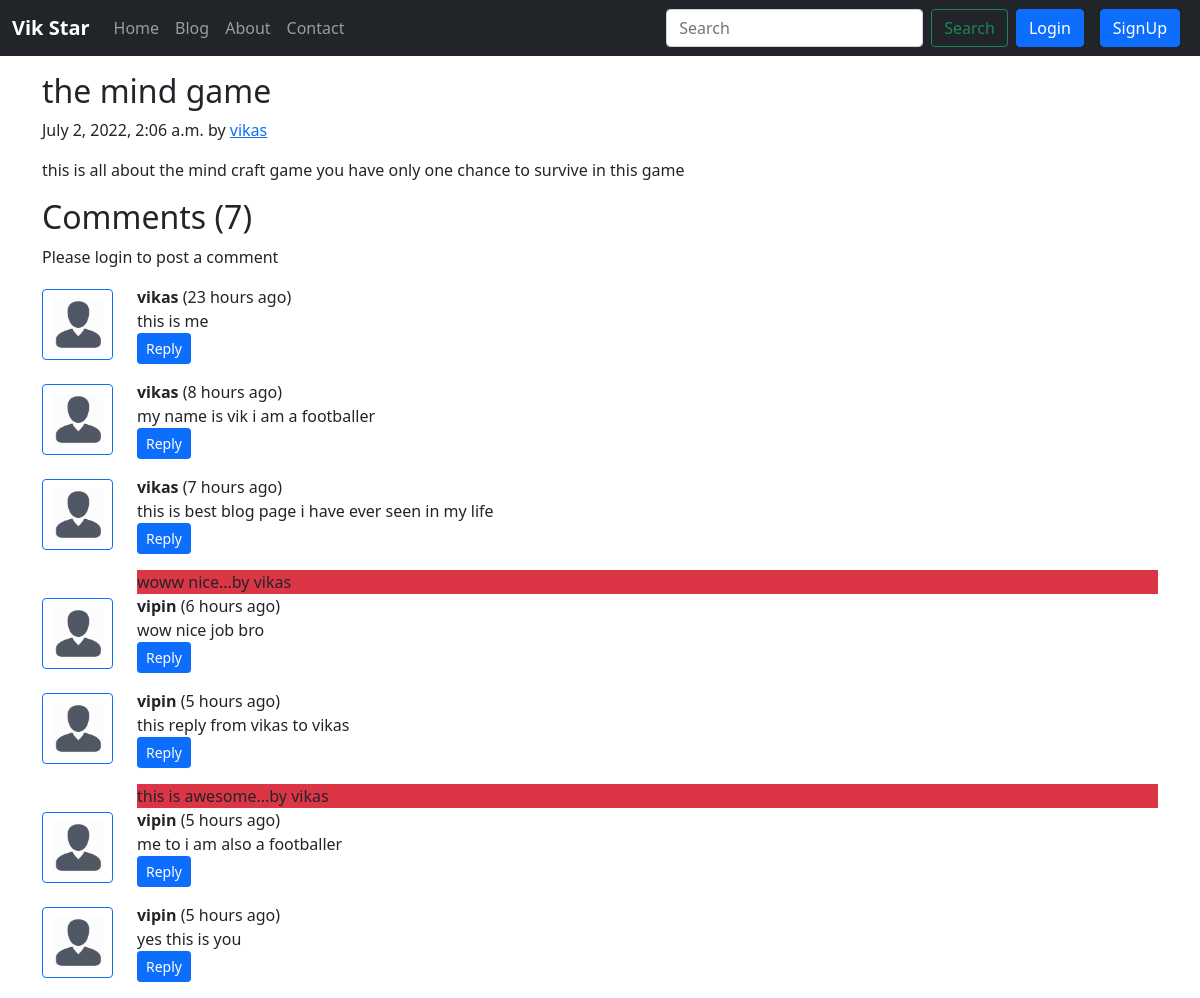
/blog/Boost-your-brain, run on the app's committed database.
### myapp/models.py (models this page shows, shortened)
class Post(models.Model):
    sno = models.AutoField(primary_key=True)
    title = models.CharField(max_length=50)
    content = models.TextField()
    author = models.CharField(max_length=30)
    slug = models.CharField(max_length=130)
    time = models.DateTimeField(blank=True)

class Comment(models.Model):
    sno = models.AutoField(primary_key=True)
    blog_comment = models.TextField()
    user = models.ForeignKey(User, on_delete=models.CASCADE)
    post = models.ForeignKey(Post, on_delete=models.CASCADE)
    parent = models.ForeignKey('self', on_delete=models.CASCADE, null=True)
    timestamp = models.DateTimeField(default=now)
    def __str__(self):
        return self.blog_comment[0:15] + "..." + "by " + self.user.username

### myapp/views.py (the view)
# urls.py: path('<str:slug>', views.blogPost, name='blogPost'),
def blogPost(request, slug):
    post = Post.objects.filter(slug=slug).first()
    comments =  Comment.objects.filter(post=post, parent=None)
    replies =  Comment.objects.filter(post=post).exclude(parent=None)
    replyDict = {}
    for reply in replies:
        if reply.parent.sno not in replyDict.keys():
            replyDict[reply.parent.sno] = [reply]
        else:
            replyDict[reply.sno].append(reply)
    print(replyDict)
    context = {'post':post, 'comments':comments, 'user':request.user, 'replyDict':replyDict}
    return render(request, 'myapp/blogpost.html', context)

### myapp/templatetags/extras.py (called while the page is built)
@register.filter(name='get_val')
def get_val(dict, key):
    return dict.get(key)

### templates/myapp/blogPost.html (shortened to what this page needs)
{% extends 'base.html' %}
{% load humanize %}
{% load extras %}
{% block body %}
<div class="container my-3">
  <article class="blog-post">
    <h2 class="blog-post-title">{{ post.title }}</h2>
    <p class="blog-post-meta">{{ post.time }} by <a href="#">{{ post.author }}</a></p>
    <p>{{ post.content }}</p>
</div>
<div class="container">
  <h2>Comments ({{ comments.count }})</h2>
  <div class="my-2">
    {% if user.is_authenticated %}
    <form action="/blog/postComment" method="post">
      {% csrf_token %}
      <label for="comment" class="form-label">Post Comments</label><br>
      <input type="text" class="form-control" name="blog_comment" placeholder="Enter comments here"><br>
      <input type="hidden" name="postSno" value="{{ post.sno }}">
      <input type="hidden" name="parentSno" value="">
      <button class="btn btn-primary btn-sm my-2" type="submit" value="Submit">Submit</button>
    </form>
    {% else %}
    <p>Please login to post a comment</p>
    {% endif %}
  </div>
  {% for comment in comments %}
  <div class="row">
    <div class="col-md-1">
      <img src="/static/img/user1.png" class="rounded mx-auto d-block w-100 p-2 border border-primary my-1" alt="user">
    </div>
    <div class="col-md-11"> <b>{{ comment.user.username }}</b> ({{ comment.timestamp | naturaltime }})
      <div>{{ comment.blog_comment }}</div>
      <div class="reply mx-0">
        <p>
          <button class="btn btn-sm btn-primary" type="button" data-bs-toggle="collapse" data-bs-target="#replyBox{{comment.sno}}" aria-expanded="false" aria-controls="replyBox{{comment.sno}}">
            Reply
          </button>
        </p>
          <div class="replies bg-danger">
            {% for reply in replyDict|get_val:comment.sno %}
              {{reply}}
            {% endfor %}
          </div>
      </div>
    </div>
  </div>
  {% endfor %}
</div>
{% endblock body %}

### templates/base.html (shortened to what this page needs)
<!doctype html>
<html lang="en">
<head>
  <link href="https://cdn.jsdelivr.net/npm/bootstrap@5.0.2/dist/css/bootstrap.min.css" rel="stylesheet"
>
</head>
<body>
  <nav class="navbar navbar-expand-lg navbar-dark bg-dark">
    <div class="container-fluid">
      <a class="navbar-brand" href="/"><b>Vik Star</b></a>
      <div class="collapse navbar-collapse" id="navbarSupportedContent">
        <ul class="navbar-nav me-auto mb-2 mb-lg-0">
          <li class="nav-item">
            <a class="nav-link {% block homeactive %} {% endblock homeactive %} " aria-current="page" href="/">Home</a>
          </li>
          <li class="nav-item">
            <a class="nav-link {% block blogactive %} {% endblock blogactive %}" href="/blog">Blog</a>
          </li>
          <li class="nav-item">
            <a class="nav-link {% block aboutactive %} {% endblock aboutactive %}" href="/about">About</a>
          </li>
          <li class="nav-item">
            <a class="nav-link {% block contactactive %} {% endblock contactactive %}" href="/contact">Contact</a>
          </li>
        </ul>
        <form method="get" action="/search" class="d-flex">
          <input class="form-control me-2" type="search" name="query" id="query" placeholder="Search"
            aria-label="Search">
          <button class="btn btn-outline-success">Search</button>
        </form>
        {% if user.is_authenticated %}
        <ul class="navbar-nav ml-auto">
          <li class="nav-item dropdown">
            <a class="nav-link dropdown-toggle" href="#" id="navbarDropdown" role="button" data-bs-toggle="dropdown" aria-expanded="false">
              Welcome {{request.user}}
            </a>
            <ul class="dropdown-menu" aria-labelledby="navbarDropdown">
              <li><a class="dropdown-item" href="/logout">Logout</a></li>
            </ul>
          </li>
        </ul>
        {% else %}
        <button type="button" class="btn btn-primary mx-2" data-bs-toggle="modal" data-bs-target="#LoginModal">
          Login
        </button>
        <button type="button" class="btn btn-primary mx-2" data-bs-toggle="modal" data-bs-target="#SignupModal">
          SignUp
        </button>
        {% endif %}
      </div>
    </div>
  </nav>
  {% block body %}{% endblock body %}
</body>
</html>

### data on the page
Post: title "the mind game", time "July 2, 2022, 2:06 a.m.", author "vikas", content "this is all about the mind craft game you have only one chance to survive in this game"
Comment: user.username "vikas", timestamp "23 hours ago", blog_comment "this is me"
Comment: user.username "vikas", timestamp "8 hours ago", blog_comment "my name is vik i am a footballer"
Comment: user.username "vikas", timestamp "7 hours ago", blog_comment "this is best blog page i have ever seen in my life"
Comment: blog_comment+user "woww nice...by vikas"
Comment: user.username "vipin", timestamp "6 hours ago", blog_comment "wow nice job bro"
Comment: user.username "vipin", timestamp "5 hours ago", blog_comment "this reply from vikas to vikas"
Comment: blog_comment+user "this is awesome...by vikas"
Comment: user.username "vipin", timestamp "5 hours ago", blog_comment "me to i am also a footballer"
Comment: user.username "vipin", timestamp "5 hours ago", blog_comment "yes this is you"

### other printed values
{{ comments.count }} "7"
